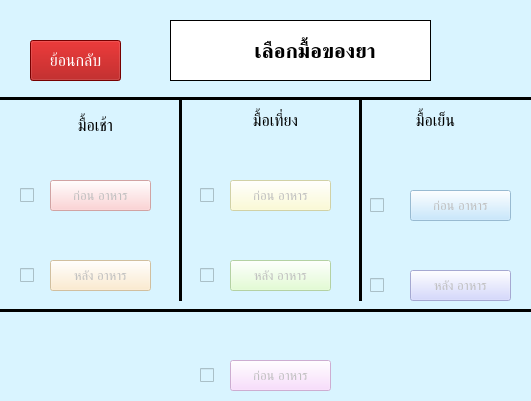
<?xml version="1.0" encoding="UTF-8"?>
<ui version="4.0">
 <class>setting</class>
 <widget class="QMainWindow" name="setting">
  <property name="geometry">
   <rect>
    <x>0</x>
    <y>0</y>
    <width>531</width>
    <height>401</height>
   </rect>
  </property>
  <property name="windowTitle">
   <string>เลือกมื้อของยา</string>
  </property>
  <property name="styleSheet">
   <string notr="true">background-color: rgb(217, 244, 255)</string>
  </property>
  <widget class="QWidget" name="centralwidget">
   <widget class="QLabel" name="setting_label">
    <property name="geometry">
     <rect>
      <x>170</x>
      <y>20</y>
      <width>261</width>
      <height>61</height>
     </rect>
    </property>
    <property name="font">
     <font>
      <pointsize>16</pointsize>
      <weight>75</weight>
      <bold>true</bold>
     </font>
    </property>
    <property name="styleSheet">
     <string notr="true">background-color: rgb(255, 255, 255);</string>
    </property>
    <property name="frameShape">
     <enum>QFrame::Box</enum>
    </property>
    <property name="lineWidth">
     <number>1</number>
    </property>
    <property name="text">
     <string>     เลือกมื้อของยา</string>
    </property>
    <property name="textFormat">
     <enum>Qt::AutoText</enum>
    </property>
    <property name="scaledContents">
     <bool>false</bool>
    </property>
    <property name="alignment">
     <set>Qt::AlignCenter</set>
    </property>
    <property name="wordWrap">
     <bool>true</bool>
    </property>
   </widget>
   <widget class="QLabel" name="setting_icon_label">
    <property name="geometry">
     <rect>
      <x>180</x>
      <y>30</y>
      <width>41</width>
      <height>41</height>
     </rect>
    </property>
    <property name="font">
     <font>
      <pointsize>24</pointsize>
      <weight>75</weight>
      <bold>true</bold>
     </font>
    </property>
    <property name="styleSheet">
     <string notr="true">background-color: rgb(255, 255, 255);</string>
    </property>
    <property name="frameShape">
     <enum>QFrame::NoFrame</enum>
    </property>
    <property name="lineWidth">
     <number>1</number>
    </property>
    <property name="text">
     <string/>
    </property>
    <property name="textFormat">
     <enum>Qt::AutoText</enum>
    </property>
    <property name="pixmap">
     <pixmap resource="../Resources/resources.qrc">:/icons/setting_icon.png</pixmap>
    </property>
    <property name="scaledContents">
     <bool>true</bool>
    </property>
    <property name="alignment">
     <set>Qt::AlignCenter</set>
    </property>
    <property name="wordWrap">
     <bool>true</bool>
    </property>
   </widget>
   <widget class="Line" name="line">
    <property name="geometry">
     <rect>
      <x>-10</x>
      <y>90</y>
      <width>1201</width>
      <height>16</height>
     </rect>
    </property>
    <property name="frameShadow">
     <enum>QFrame::Plain</enum>
    </property>
    <property name="lineWidth">
     <number>3</number>
    </property>
    <property name="orientation">
     <enum>Qt::Horizontal</enum>
    </property>
   </widget>
   <widget class="QCheckBox" name="bb_checkBox">
    <property name="geometry">
     <rect>
      <x>20</x>
      <y>160</y>
      <width>61</width>
      <height>71</height>
     </rect>
    </property>
    <property name="sizePolicy">
     <sizepolicy hsizetype="Minimum" vsizetype="Fixed">
      <horstretch>0</horstretch>
      <verstretch>0</verstretch>
     </sizepolicy>
    </property>
    <property name="font">
     <font>
      <pointsize>14</pointsize>
     </font>
    </property>
    <property name="focusPolicy">
     <enum>Qt::WheelFocus</enum>
    </property>
    <property name="text">
     <string/>
    </property>
    <property name="tristate">
     <bool>false</bool>
    </property>
   </widget>
   <widget class="QCheckBox" name="ab_checkBox">
    <property name="geometry">
     <rect>
      <x>370</x>
      <y>250</y>
      <width>61</width>
      <height>71</height>
     </rect>
    </property>
    <property name="sizePolicy">
     <sizepolicy hsizetype="Minimum" vsizetype="Fixed">
      <horstretch>0</horstretch>
      <verstretch>0</verstretch>
     </sizepolicy>
    </property>
    <property name="font">
     <font>
      <pointsize>14</pointsize>
     </font>
    </property>
    <property name="focusPolicy">
     <enum>Qt::WheelFocus</enum>
    </property>
    <property name="text">
     <string/>
    </property>
    <property name="tristate">
     <bool>false</bool>
    </property>
   </widget>
   <widget class="QCheckBox" name="bd_checkBox">
    <property name="geometry">
     <rect>
      <x>370</x>
      <y>170</y>
      <width>61</width>
      <height>71</height>
     </rect>
    </property>
    <property name="sizePolicy">
     <sizepolicy hsizetype="Minimum" vsizetype="Fixed">
      <horstretch>0</horstretch>
      <verstretch>0</verstretch>
     </sizepolicy>
    </property>
    <property name="font">
     <font>
      <pointsize>14</pointsize>
     </font>
    </property>
    <property name="focusPolicy">
     <enum>Qt::WheelFocus</enum>
    </property>
    <property name="text">
     <string/>
    </property>
    <property name="tristate">
     <bool>false</bool>
    </property>
   </widget>
   <widget class="QCheckBox" name="al_checkBox">
    <property name="geometry">
     <rect>
      <x>200</x>
      <y>240</y>
      <width>61</width>
      <height>71</height>
     </rect>
    </property>
    <property name="sizePolicy">
     <sizepolicy hsizetype="Minimum" vsizetype="Fixed">
      <horstretch>0</horstretch>
      <verstretch>0</verstretch>
     </sizepolicy>
    </property>
    <property name="font">
     <font>
      <pointsize>14</pointsize>
     </font>
    </property>
    <property name="focusPolicy">
     <enum>Qt::WheelFocus</enum>
    </property>
    <property name="text">
     <string/>
    </property>
    <property name="tristate">
     <bool>false</bool>
    </property>
   </widget>
   <widget class="QCheckBox" name="bl2_checkBox">
    <property name="geometry">
     <rect>
      <x>200</x>
      <y>160</y>
      <width>61</width>
      <height>71</height>
     </rect>
    </property>
    <property name="sizePolicy">
     <sizepolicy hsizetype="Minimum" vsizetype="Fixed">
      <horstretch>0</horstretch>
      <verstretch>0</verstretch>
     </sizepolicy>
    </property>
    <property name="font">
     <font>
      <pointsize>14</pointsize>
     </font>
    </property>
    <property name="focusPolicy">
     <enum>Qt::WheelFocus</enum>
    </property>
    <property name="text">
     <string/>
    </property>
    <property name="tristate">
     <bool>false</bool>
    </property>
   </widget>
   <widget class="QCheckBox" name="ad_checkBox">
    <property name="geometry">
     <rect>
      <x>20</x>
      <y>240</y>
      <width>61</width>
      <height>71</height>
     </rect>
    </property>
    <property name="sizePolicy">
     <sizepolicy hsizetype="Minimum" vsizetype="Fixed">
      <horstretch>0</horstretch>
      <verstretch>0</verstretch>
     </sizepolicy>
    </property>
    <property name="font">
     <font>
      <pointsize>14</pointsize>
     </font>
    </property>
    <property name="focusPolicy">
     <enum>Qt::WheelFocus</enum>
    </property>
    <property name="text">
     <string/>
    </property>
    <property name="tristate">
     <bool>false</bool>
    </property>
   </widget>
   <widget class="QCheckBox" name="bbed_checkBox">
    <property name="geometry">
     <rect>
      <x>200</x>
      <y>340</y>
      <width>61</width>
      <height>71</height>
     </rect>
    </property>
    <property name="sizePolicy">
     <sizepolicy hsizetype="Minimum" vsizetype="Fixed">
      <horstretch>0</horstretch>
      <verstretch>0</verstretch>
     </sizepolicy>
    </property>
    <property name="font">
     <font>
      <pointsize>14</pointsize>
     </font>
    </property>
    <property name="focusPolicy">
     <enum>Qt::WheelFocus</enum>
    </property>
    <property name="text">
     <string/>
    </property>
    <property name="tristate">
     <bool>false</bool>
    </property>
   </widget>
   <widget class="Line" name="line_2">
    <property name="geometry">
     <rect>
      <x>0</x>
      <y>300</y>
      <width>1201</width>
      <height>20</height>
     </rect>
    </property>
    <property name="frameShadow">
     <enum>QFrame::Plain</enum>
    </property>
    <property name="lineWidth">
     <number>3</number>
    </property>
    <property name="orientation">
     <enum>Qt::Horizontal</enum>
    </property>
   </widget>
   <widget class="Line" name="line_3">
    <property name="geometry">
     <rect>
      <x>170</x>
      <y>100</y>
      <width>20</width>
      <height>201</height>
     </rect>
    </property>
    <property name="frameShadow">
     <enum>QFrame::Plain</enum>
    </property>
    <property name="lineWidth">
     <number>3</number>
    </property>
    <property name="orientation">
     <enum>Qt::Vertical</enum>
    </property>
   </widget>
   <widget class="Line" name="line_4">
    <property name="geometry">
     <rect>
      <x>350</x>
      <y>100</y>
      <width>20</width>
      <height>201</height>
     </rect>
    </property>
    <property name="frameShadow">
     <enum>QFrame::Plain</enum>
    </property>
    <property name="lineWidth">
     <number>3</number>
    </property>
    <property name="orientation">
     <enum>Qt::Vertical</enum>
    </property>
   </widget>
   <widget class="QPushButton" name="bb_pushButton">
    <property name="enabled">
     <bool>false</bool>
    </property>
    <property name="geometry">
     <rect>
      <x>50</x>
      <y>180</y>
      <width>101</width>
      <height>31</height>
     </rect>
    </property>
    <property name="sizePolicy">
     <sizepolicy hsizetype="Minimum" vsizetype="Fixed">
      <horstretch>0</horstretch>
      <verstretch>0</verstretch>
     </sizepolicy>
    </property>
    <property name="font">
     <font>
      <pointsize>10</pointsize>
     </font>
    </property>
    <property name="autoFillBackground">
     <bool>false</bool>
    </property>
    <property name="styleSheet">
     <string notr="true">background-color: rgb(255, 198, 199);</string>
    </property>
    <property name="text">
     <string>ก่อน อาหาร</string>
    </property>
   </widget>
   <widget class="QPushButton" name="ab_pushButton">
    <property name="enabled">
     <bool>false</bool>
    </property>
    <property name="geometry">
     <rect>
      <x>50</x>
      <y>260</y>
      <width>101</width>
      <height>31</height>
     </rect>
    </property>
    <property name="font">
     <font>
      <pointsize>10</pointsize>
     </font>
    </property>
    <property name="styleSheet">
     <string notr="true">background-color: rgb(255, 232, 194);</string>
    </property>
    <property name="text">
     <string>หลัง อาหาร</string>
    </property>
   </widget>
   <widget class="QPushButton" name="bl_pushButton">
    <property name="enabled">
     <bool>false</bool>
    </property>
    <property name="geometry">
     <rect>
      <x>230</x>
      <y>180</y>
      <width>101</width>
      <height>31</height>
     </rect>
    </property>
    <property name="font">
     <font>
      <pointsize>10</pointsize>
     </font>
    </property>
    <property name="styleSheet">
     <string notr="true">background-color: rgb(255, 254, 202);</string>
    </property>
    <property name="text">
     <string>ก่อน อาหาร</string>
    </property>
   </widget>
   <widget class="QPushButton" name="al_pushButton">
    <property name="enabled">
     <bool>false</bool>
    </property>
    <property name="geometry">
     <rect>
      <x>230</x>
      <y>260</y>
      <width>101</width>
      <height>31</height>
     </rect>
    </property>
    <property name="font">
     <font>
      <pointsize>10</pointsize>
     </font>
    </property>
    <property name="styleSheet">
     <string notr="true">background-color: rgb(219, 255, 199);</string>
    </property>
    <property name="text">
     <string>หลัง อาหาร</string>
    </property>
   </widget>
   <widget class="QPushButton" name="bd_pushButton">
    <property name="enabled">
     <bool>false</bool>
    </property>
    <property name="geometry">
     <rect>
      <x>410</x>
      <y>190</y>
      <width>101</width>
      <height>31</height>
     </rect>
    </property>
    <property name="font">
     <font>
      <pointsize>10</pointsize>
     </font>
    </property>
    <property name="styleSheet">
     <string notr="true">background-color: rgb(185, 227, 255);</string>
    </property>
    <property name="text">
     <string>ก่อน อาหาร</string>
    </property>
   </widget>
   <widget class="QPushButton" name="ad_pushButton">
    <property name="enabled">
     <bool>false</bool>
    </property>
    <property name="geometry">
     <rect>
      <x>410</x>
      <y>270</y>
      <width>101</width>
      <height>31</height>
     </rect>
    </property>
    <property name="font">
     <font>
      <pointsize>10</pointsize>
     </font>
    </property>
    <property name="styleSheet">
     <string notr="true">background-color: rgb(201, 205, 255);</string>
    </property>
    <property name="text">
     <string>หลัง อาหาร</string>
    </property>
   </widget>
   <widget class="QPushButton" name="bbed_pushButton">
    <property name="enabled">
     <bool>false</bool>
    </property>
    <property name="geometry">
     <rect>
      <x>230</x>
      <y>360</y>
      <width>101</width>
      <height>31</height>
     </rect>
    </property>
    <property name="font">
     <font>
      <pointsize>10</pointsize>
     </font>
    </property>
    <property name="styleSheet">
     <string notr="true">background-color: rgb(250, 211, 255);</string>
    </property>
    <property name="text">
     <string>ก่อน อาหาร</string>
    </property>
   </widget>
   <widget class="QLabel" name="b_label">
    <property name="geometry">
     <rect>
      <x>30</x>
      <y>110</y>
      <width>131</width>
      <height>31</height>
     </rect>
    </property>
    <property name="font">
     <font>
      <pointsize>12</pointsize>
     </font>
    </property>
    <property name="text">
     <string>มื้อเช้า</string>
    </property>
    <property name="alignment">
     <set>Qt::AlignCenter</set>
    </property>
   </widget>
   <widget class="QLabel" name="a_label">
    <property name="geometry">
     <rect>
      <x>210</x>
      <y>100</y>
      <width>131</width>
      <height>41</height>
     </rect>
    </property>
    <property name="font">
     <font>
      <pointsize>12</pointsize>
     </font>
    </property>
    <property name="text">
     <string>มื้อเที่ยง</string>
    </property>
    <property name="alignment">
     <set>Qt::AlignCenter</set>
    </property>
   </widget>
   <widget class="QLabel" name="label_3">
    <property name="geometry">
     <rect>
      <x>370</x>
      <y>100</y>
      <width>131</width>
      <height>41</height>
     </rect>
    </property>
    <property name="font">
     <font>
      <pointsize>12</pointsize>
     </font>
    </property>
    <property name="text">
     <string>มื้อเย็น</string>
    </property>
    <property name="alignment">
     <set>Qt::AlignCenter</set>
    </property>
   </widget>
   <widget class="QPushButton" name="back_pushButton">
    <property name="geometry">
     <rect>
      <x>30</x>
      <y>40</y>
      <width>91</width>
      <height>41</height>
     </rect>
    </property>
    <property name="font">
     <font>
      <pointsize>12</pointsize>
     </font>
    </property>
    <property name="styleSheet">
     <string notr="true">color: rgb(255, 255, 255);
background-color: rgb(166, 0, 0)</string>
    </property>
    <property name="text">
     <string>ย้อนกลับ</string>
    </property>
   </widget>
   <widget class="QLabel" name="bb_cr_label">
    <property name="enabled">
     <bool>false</bool>
    </property>
    <property name="geometry">
     <rect>
      <x>40</x>
      <y>140</y>
      <width>31</width>
      <height>31</height>
     </rect>
    </property>
    <property name="text">
     <string/>
    </property>
    <property name="pixmap">
     <pixmap resource="../Resources/resources.qrc">:/icons/Flat_tick_icon.svg.png</pixmap>
    </property>
    <property name="scaledContents">
     <bool>true</bool>
    </property>
   </widget>
   <widget class="QLabel" name="ab_cr_label">
    <property name="enabled">
     <bool>false</bool>
    </property>
    <property name="geometry">
     <rect>
      <x>40</x>
      <y>220</y>
      <width>31</width>
      <height>31</height>
     </rect>
    </property>
    <property name="text">
     <string/>
    </property>
    <property name="pixmap">
     <pixmap resource="../Resources/resources.qrc">:/icons/Flat_tick_icon.svg.png</pixmap>
    </property>
    <property name="scaledContents">
     <bool>true</bool>
    </property>
   </widget>
   <widget class="QLabel" name="bl_cr_label">
    <property name="enabled">
     <bool>false</bool>
    </property>
    <property name="geometry">
     <rect>
      <x>220</x>
      <y>140</y>
      <width>31</width>
      <height>31</height>
     </rect>
    </property>
    <property name="text">
     <string/>
    </property>
    <property name="pixmap">
     <pixmap resource="../Resources/resources.qrc">:/icons/Flat_tick_icon.svg.png</pixmap>
    </property>
    <property name="scaledContents">
     <bool>true</bool>
    </property>
   </widget>
   <widget class="QLabel" name="al_cr_label">
    <property name="enabled">
     <bool>false</bool>
    </property>
    <property name="geometry">
     <rect>
      <x>220</x>
      <y>220</y>
      <width>31</width>
      <height>31</height>
     </rect>
    </property>
    <property name="text">
     <string/>
    </property>
    <property name="pixmap">
     <pixmap resource="../Resources/resources.qrc">:/icons/Flat_tick_icon.svg.png</pixmap>
    </property>
    <property name="scaledContents">
     <bool>true</bool>
    </property>
   </widget>
   <widget class="QLabel" name="bd_cr_label">
    <property name="enabled">
     <bool>false</bool>
    </property>
    <property name="geometry">
     <rect>
      <x>400</x>
      <y>150</y>
      <width>31</width>
      <height>31</height>
     </rect>
    </property>
    <property name="text">
     <string/>
    </property>
    <property name="pixmap">
     <pixmap resource="../Resources/resources.qrc">:/icons/Flat_tick_icon.svg.png</pixmap>
    </property>
    <property name="scaledContents">
     <bool>true</bool>
    </property>
   </widget>
   <widget class="QLabel" name="ad_cr_label">
    <property name="enabled">
     <bool>false</bool>
    </property>
    <property name="geometry">
     <rect>
      <x>410</x>
      <y>230</y>
      <width>31</width>
      <height>31</height>
     </rect>
    </property>
    <property name="text">
     <string/>
    </property>
    <property name="pixmap">
     <pixmap resource="../Resources/resources.qrc">:/icons/Flat_tick_icon.svg.png</pixmap>
    </property>
    <property name="scaledContents">
     <bool>true</bool>
    </property>
   </widget>
   <widget class="QLabel" name="bbed_cr_label">
    <property name="enabled">
     <bool>false</bool>
    </property>
    <property name="geometry">
     <rect>
      <x>220</x>
      <y>320</y>
      <width>31</width>
      <height>31</height>
     </rect>
    </property>
    <property name="text">
     <string/>
    </property>
    <property name="pixmap">
     <pixmap resource="../Resources/resources.qrc">:/icons/Flat_tick_icon.svg.png</pixmap>
    </property>
    <property name="scaledContents">
     <bool>true</bool>
    </property>
   </widget>
  </widget>
 </widget>
 <resources>
  <include location="../Resources/resources.qrc"/>
 </resources>
 <connections>
  <connection>
   <sender>bb_checkBox</sender>
   <signal>clicked(bool)</signal>
   <receiver>bb_pushButton</receiver>
   <slot>setEnabled(bool)</slot>
   <hints>
    <hint type="sourcelabel">
     <x>37</x>
     <y>218</y>
    </hint>
    <hint type="destinationlabel">
     <x>122</x>
     <y>224</y>
    </hint>
   </hints>
  </connection>
  <connection>
   <sender>ad_checkBox</sender>
   <signal>clicked(bool)</signal>
   <receiver>ab_pushButton</receiver>
   <slot>setEnabled(bool)</slot>
   <hints>
    <hint type="sourcelabel">
     <x>33</x>
     <y>291</y>
    </hint>
    <hint type="destinationlabel">
     <x>146</x>
     <y>307</y>
    </hint>
   </hints>
  </connection>
  <connection>
   <sender>bl2_checkBox</sender>
   <signal>clicked(bool)</signal>
   <receiver>bl_pushButton</receiver>
   <slot>setEnabled(bool)</slot>
   <hints>
    <hint type="sourcelabel">
     <x>541</x>
     <y>408</y>
    </hint>
    <hint type="destinationlabel">
     <x>340</x>
     <y>229</y>
    </hint>
   </hints>
  </connection>
  <connection>
   <sender>al_checkBox</sender>
   <signal>clicked(bool)</signal>
   <receiver>al_pushButton</receiver>
   <slot>setEnabled(bool)</slot>
   <hints>
    <hint type="sourcelabel">
     <x>220</x>
     <y>296</y>
    </hint>
    <hint type="destinationlabel">
     <x>320</x>
     <y>310</y>
    </hint>
   </hints>
  </connection>
  <connection>
   <sender>bd_checkBox</sender>
   <signal>clicked(bool)</signal>
   <receiver>bd_pushButton</receiver>
   <slot>setEnabled(bool)</slot>
   <hints>
    <hint type="sourcelabel">
     <x>803</x>
     <y>245</y>
    </hint>
    <hint type="destinationlabel">
     <x>940</x>
     <y>373</y>
    </hint>
   </hints>
  </connection>
  <connection>
   <sender>ab_checkBox</sender>
   <signal>clicked(bool)</signal>
   <receiver>ad_pushButton</receiver>
   <slot>setEnabled(bool)</slot>
   <hints>
    <hint type="sourcelabel">
     <x>820</x>
     <y>500</y>
    </hint>
    <hint type="destinationlabel">
     <x>938</x>
     <y>513</y>
    </hint>
   </hints>
  </connection>
  <connection>
   <sender>bbed_checkBox</sender>
   <signal>clicked(bool)</signal>
   <receiver>bbed_pushButton</receiver>
   <slot>setEnabled(bool)</slot>
   <hints>
    <hint type="sourcelabel">
     <x>446</x>
     <y>726</y>
    </hint>
    <hint type="destinationlabel">
     <x>575</x>
     <y>723</y>
    </hint>
   </hints>
  </connection>
  <connection>
   <sender>bb_checkBox</sender>
   <signal>clicked(bool)</signal>
   <receiver>bb_cr_label</receiver>
   <slot>setEnabled(bool)</slot>
   <hints>
    <hint type="sourcelabel">
     <x>38</x>
     <y>215</y>
    </hint>
    <hint type="destinationlabel">
     <x>63</x>
     <y>170</y>
    </hint>
   </hints>
  </connection>
  <connection>
   <sender>bl2_checkBox</sender>
   <signal>clicked(bool)</signal>
   <receiver>bl_cr_label</receiver>
   <slot>setEnabled(bool)</slot>
   <hints>
    <hint type="sourcelabel">
     <x>554</x>
     <y>416</y>
    </hint>
    <hint type="destinationlabel">
     <x>246</x>
     <y>176</y>
    </hint>
   </hints>
  </connection>
  <connection>
   <sender>bd_checkBox</sender>
   <signal>clicked(bool)</signal>
   <receiver>bd_cr_label</receiver>
   <slot>setEnabled(bool)</slot>
   <hints>
    <hint type="sourcelabel">
     <x>802</x>
     <y>247</y>
    </hint>
    <hint type="destinationlabel">
     <x>868</x>
     <y>303</y>
    </hint>
   </hints>
  </connection>
  <connection>
   <sender>ad_checkBox</sender>
   <signal>clicked(bool)</signal>
   <receiver>ab_cr_label</receiver>
   <slot>setEnabled(bool)</slot>
   <hints>
    <hint type="sourcelabel">
     <x>27</x>
     <y>301</y>
    </hint>
    <hint type="destinationlabel">
     <x>60</x>
     <y>259</y>
    </hint>
   </hints>
  </connection>
  <connection>
   <sender>al_checkBox</sender>
   <signal>clicked(bool)</signal>
   <receiver>al_cr_label</receiver>
   <slot>setEnabled(bool)</slot>
   <hints>
    <hint type="sourcelabel">
     <x>218</x>
     <y>305</y>
    </hint>
    <hint type="destinationlabel">
     <x>497</x>
     <y>449</y>
    </hint>
   </hints>
  </connection>
  <connection>
   <sender>ab_checkBox</sender>
   <signal>clicked(bool)</signal>
   <receiver>ad_cr_label</receiver>
   <slot>setEnabled(bool)</slot>
   <hints>
    <hint type="sourcelabel">
     <x>836</x>
     <y>523</y>
    </hint>
    <hint type="destinationlabel">
     <x>869</x>
     <y>457</y>
    </hint>
   </hints>
  </connection>
  <connection>
   <sender>bbed_checkBox</sender>
   <signal>clicked(bool)</signal>
   <receiver>bbed_cr_label</receiver>
   <slot>setEnabled(bool)</slot>
   <hints>
    <hint type="sourcelabel">
     <x>468</x>
     <y>742</y>
    </hint>
    <hint type="destinationlabel">
     <x>492</x>
     <y>679</y>
    </hint>
   </hints>
  </connection>
 </connections>
</ui>
